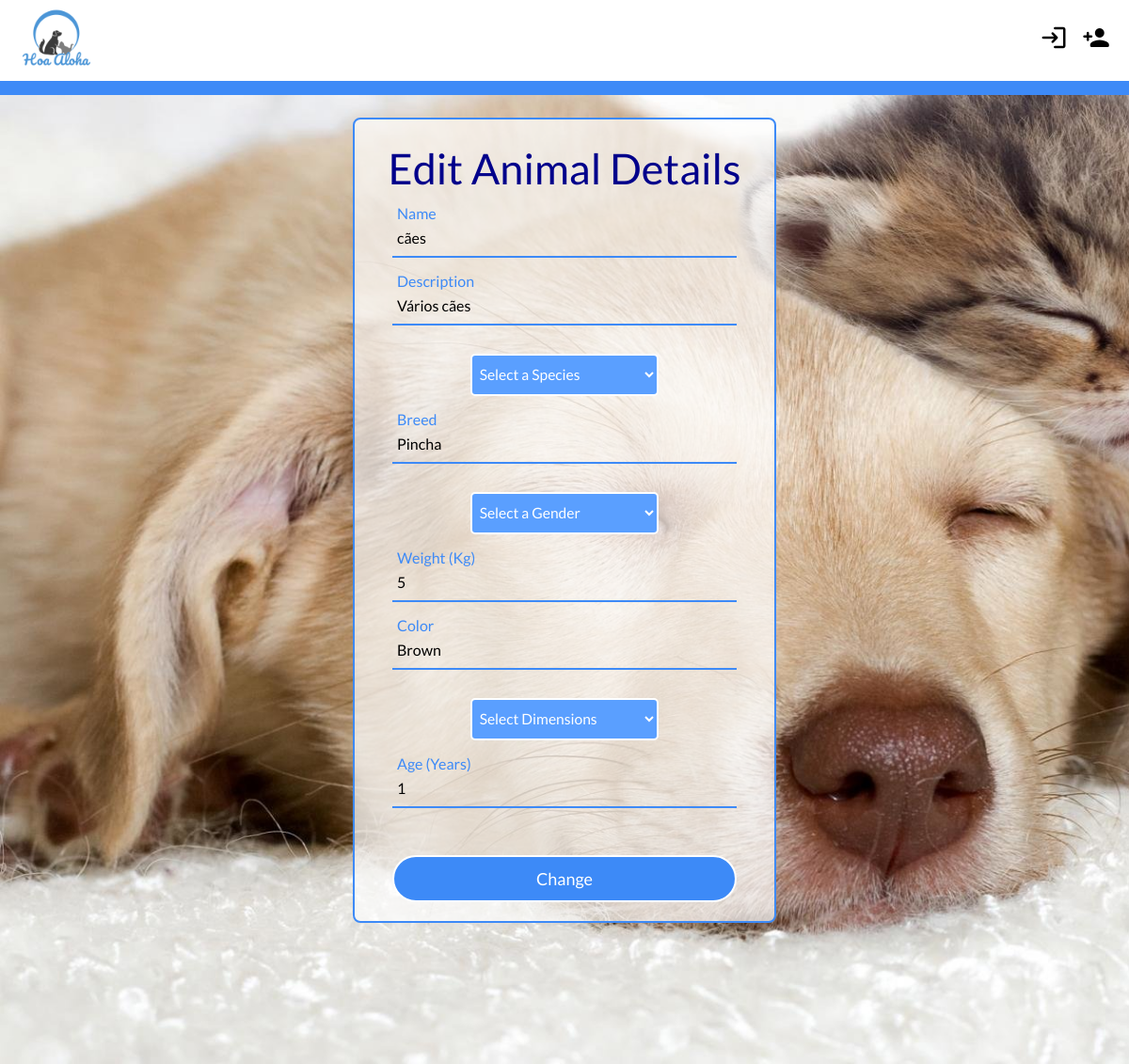
The page /pages/edit_animal.php?animalId=9 on the database as committed earlier.
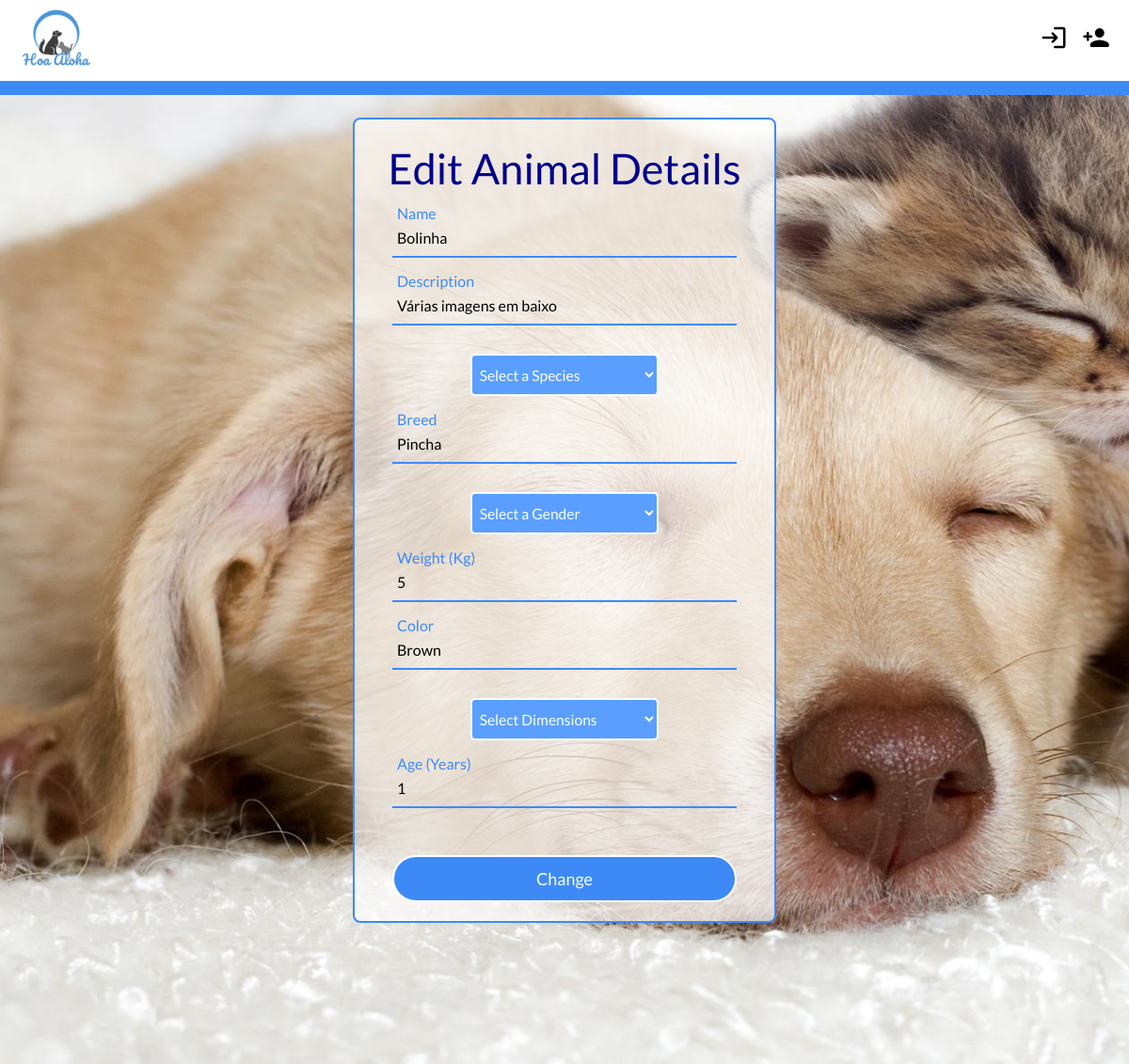
The same page on the database as committed later.
### tables this page shows
CREATE TABLE Pets(
	id          INTEGER PRIMARY KEY AUTOINCREMENT,
	name        VARCHAR(255) NOT NULL,
	species   	VARCHAR(255) NOT NULL,
	breed       VARCHAR(255) NOT NULL,
	weight      FLOAT,
	color 	    VARCHAR(255) NOT NULL,
	dimension   VARCHAR(255) NOT NULL,
	gender		VARCHAR(255) NOT NULL,
	age			INTEGER NOT NULL
);

CREATE TABLE Topics(
	id 				INTEGER PRIMARY KEY,
    idUserEntity    INTEGER NOT NULL REFERENCES UserEntities(id) ON DELETE CASCADE,
    idPet           INTEGER NOT NULL UNIQUE REFERENCES Pets(id) ON DELETE CASCADE,
	description     VARCHAR(255) NOT NULL,
	data            DATATIME NOT NULL
);

### pages/edit_animal.php (called while the page is built)
<?php
  include_once('../templates/tpl_common.php');
  include_once('../templates/tpl_edit_animal.php');
  include_once("../database/db_animal.php");
  include_once("../database/db_topic.php");
  $animalId = $_GET['animalId'];
  $animal = getAnimal($animalId)[0];
  $topic = topicFromAnimalId($animalId);
  draw_header();
  draw_edit_animal($animal,$topic);
  draw_footer();
  ?>

### database/db_animal.php (called while the page is built, shortened)
<?php
  function getAnimal($id) {
    $db = Database::instance()->db();
    $stmt = $db->prepare('SELECT * FROM Pets INNER JOIN PetPhotos ON Pets.id = PetPhotos.idPet WHERE id = ?');
    $stmt->execute(array($id));
    return $stmt->fetchAll();
  }
?>

### database/db_topic.php (called while the page is built, shortened)
<?php
  function topicFromAnimalId($animalId){
    $db = Database::instance()->db();
    $stmt = $db->prepare('SELECT * FROM Topics WHERE idPet = ?');
    $stmt->execute(array($animalId));
    return $stmt->fetch();
  }
?>

### templates/tpl_edit_animal.php (the view, shortened to what this page needs)
<?php function draw_edit_animal($animal,$topic){
    ?>
    <section id="edit-animal">
    <div class="register-content">
      <h1>Edit Animal Details</h1>
      <form method="post" action="../actions/action_edit_animal.php">
        <div class="txt_field">
          <input type="text" name="name" value="<?=htmlentities($animal['name'])?>" required>
          <label>Name</label>
        </div>
        <div class="txt_field">
          <input type="text" name="description" value="<?=htmlentities($topic['description'])?>" required>
          <label>Description</label>
        </div>
        <div class="select-box">
          <select name='species'>
              <option value=''>Select a Species</option>
          </select>
        </div>
        <div class="txt_field">
          <input type="text" name="breed" value="<?=htmlentities(ucfirst($animal['breed']))?>" required>
          <label>Breed</label>
        </div>
        <div class="select-box">
          <select name='gender'>
              <option value=''>Select a Gender</option>
          </select>
        </div>
        <div class="details">
          <div class="txt_field">
            <input type="number" step="0.01" name="weight" value="<?=$animal['weight']?>" required>
            <label>Weight (Kg)</label>
          </div>
          <div class="txt_field">
            <input type="text" name="color" value="<?=htmlentities(ucfirst($animal['color']))?>" required>
            <label>Color</label>
            </div>
            <div class="select-box">
              <select name='dimensions'>
                  <option value=''>Select Dimensions</option>
              </select>
            </div>
            <div class="txt_field">
            <input type="number" step="0.1" name="age" value="<?=$animal['age']?>" required>
            <label>Age (Years)</label>
          </div>
        </div>
        <button type="submit">Change</button>
      </form>
    </div>
  </section>
<?php } ?>

### templates/tpl_common.php (shortened to what this page needs)
<?php
include_once('../templates/tpl_auth.php');
function draw_header($draw_login = true) {
 ?>
  <!DOCTYPE html>
  <html lang="en">
    <head>
        <link rel="stylesheet" href="../css/style.css">
        <link rel="stylesheet" href="https://cdnjs.cloudflare.com/ajax/libs/font-awesome/4.7.0/css/font-awesome.min.css">
    </head>
    <body>
        <header>
            <a href="main.php">
                <img class="logo" src="../assets/logo.png" width="80" height="80">
            </a>
            <ul class="authentication">
                <?php if ($draw_login){
                    if (isset($_SESSION['username']) && !empty($_SESSION['username'])) draw_logout($_SESSION['username']);
                    else draw_login_button();
                }?>
            </ul>
        </header>
<?php } ?>
<?php function draw_footer() {
  ?>
  </body>
</html>
<?php } ?>

### templates/tpl_auth.php (shortened to what this page needs)
<?php function draw_login_button() {
  ?>
  <li><a href="#" id="loginButton" class="button"><span class="material-icons-round">login</span></a></li>
  <li><a href="../pages/register.php"><span class="material-icons-round">person_add</span></a></li>
<?php } ?>

### css/style.css (style rules this page uses)
* { box-sizing: border-box; margin: 0; padding: 0; list-style: none; text-decoration: none; font-family: Lato; }
:root { font-size: 26px; --login-blue: #3d8af7; --login-blue-a: rgba(61, 138, 247, 0.8); --login-blue-soft: rgb(90, 159, 255); --info-field-text: #384dc3; }
body { color: black; background-color: white; margin: 0 auto; padding: 0; }
header { display: flex; justify-content: space-between; align-items: center; padding: 0px 20px; z-index: 999; }
select { height: 45px; }
form .txt_field { position: relative; border-bottom: 2px solid #adadad; margin: 30px 0; }
.txt_field input { width: 100%; padding: 0 5px; height: 40px; font-size: 16px; border: none; background: none; outline: none; }
.txt_field label { position: absolute; top: 30%; left: 5px; color: #adadad; font-size: 16px; pointer-events: none; transition: 0.5s; }
#signup-animal .register-content h1, #edit-animal .register-content h1 { font-size: 45px; text-align: center; font-weight: normal; padding-top: 20px; color: darkblue; line-height: 100%; margin-bottom: 1%; }
#signup-animal .txt_field input:focus ~ label, #signup-animal .txt_field input:valid ~ label, #edit-animal .txt_field input:focus ~ label, #edit-animal .txt_field input:valid ~ label { top: -15px; color: var(--login-blue) }
.select-box select { width: 200px; background-color: var(--login-blue-soft); border: 2px solid white; border-radius: 5px; outline: none; color: white; padding: 1%; transition: ease-out 0.5s; font-size: 60%; }
.register-content > form > button, #edit-profile-container > button { width: 100%; height: 50px; border: 2px solid; background: var(--login-blue); border-radius: 25px; font-size: 18px; color: white; cursor: pointer; outline: none; transition: ease-out 0.5s; margin-top: 20px; }
#edit-animal { display: flex; justify-content: center; border-top-style: solid; border-width: 15px; border-color: var(--login-blue); width: 100%; height: 100%; overflow: hidden; background-image: url(../assets/edit_animal.jpg); background-size: cover; }
.logo { cursor: pointer; }
.authentication li { display: inline-block; }
.authentication li:first-child { padding-right: 5px; }
.authentication li:last-child { padding-left: 5px; }
.authentication .material-icons-round { font-size: 150%; }
.authentication li a { font-size: 20px; transition: all 0.3s ease 0s; color: black; }
.login-content form, .register-content form { padding: 0 40px; box-sizing: border-box; }
.register-content { padding-top: 10px; padding-bottom: 20px; margin-top: 2%; width: 450px; margin-bottom: 150px; background-color: rgba(255,255,255,0.7); border-radius: 8px; text-align: center; overflow: hidden; border: 2px solid var(--login-blue); }

Rows that differ between the two databases and show on the page:
changed pets "Pincha": name "cães" → "Bolinha"
changed topics: description "Vários cães" → "Várias imagens em baixo"
